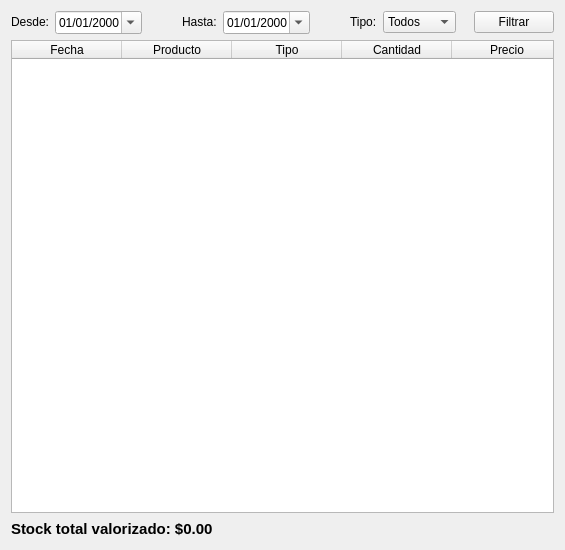
<?xml version="1.0" encoding="UTF-8"?>
<ui version="4.0">
 <class>Form</class>
 <widget class="QWidget" name="Form">
  <property name="geometry">
   <rect>
    <x>0</x>
    <y>0</y>
    <width>565</width>
    <height>550</height>
   </rect>
  </property>
  <property name="sizePolicy">
   <sizepolicy hsizetype="Preferred" vsizetype="Expanding">
    <horstretch>0</horstretch>
    <verstretch>0</verstretch>
   </sizepolicy>
  </property>
  <property name="windowTitle">
   <string>Reportes</string>
  </property>
  <layout class="QVBoxLayout" name="verticalLayout">
   <item>
    <layout class="QHBoxLayout" name="horizontalLayout">
     <item>
      <widget class="QLabel" name="lblDesde">
       <property name="text">
        <string>&lt;html&gt;&lt;head/&gt;&lt;body&gt;&lt;p&gt;&lt;span style=&quot; font-size:9pt;&quot;&gt;Desde:&lt;/span&gt;&lt;/p&gt;&lt;/body&gt;&lt;/html&gt;</string>
       </property>
       <property name="margin">
        <number>1</number>
       </property>
      </widget>
     </item>
     <item>
      <widget class="QDateEdit" name="dateDesde">
       <property name="displayFormat">
        <string>dd/MM/yyyy</string>
       </property>
       <property name="calendarPopup">
        <bool>true</bool>
       </property>
      </widget>
     </item>
     <item>
      <spacer name="horizontalSpacer_4">
       <property name="orientation">
        <enum>Qt::Horizontal</enum>
       </property>
       <property name="sizeType">
        <enum>QSizePolicy::Preferred</enum>
       </property>
       <property name="sizeHint" stdset="0">
        <size>
         <width>40</width>
         <height>20</height>
        </size>
       </property>
      </spacer>
     </item>
     <item>
      <widget class="QLabel" name="lblHasta">
       <property name="text">
        <string>&lt;html&gt;&lt;head/&gt;&lt;body&gt;&lt;p&gt;&lt;span style=&quot; font-size:9pt;&quot;&gt;Hasta:&lt;/span&gt;&lt;/p&gt;&lt;/body&gt;&lt;/html&gt;</string>
       </property>
       <property name="margin">
        <number>1</number>
       </property>
      </widget>
     </item>
     <item>
      <widget class="QDateEdit" name="dateHasta">
       <property name="displayFormat">
        <string>dd/MM/yyyy</string>
       </property>
       <property name="calendarPopup">
        <bool>true</bool>
       </property>
      </widget>
     </item>
     <item>
      <spacer name="horizontalSpacer_5">
       <property name="orientation">
        <enum>Qt::Horizontal</enum>
       </property>
       <property name="sizeType">
        <enum>QSizePolicy::Preferred</enum>
       </property>
       <property name="sizeHint" stdset="0">
        <size>
         <width>40</width>
         <height>20</height>
        </size>
       </property>
      </spacer>
     </item>
     <item>
      <widget class="QLabel" name="lblTipo">
       <property name="text">
        <string>&lt;html&gt;&lt;head/&gt;&lt;body&gt;&lt;p&gt;&lt;span style=&quot; font-size:9pt;&quot;&gt;Tipo:&lt;/span&gt;&lt;/p&gt;&lt;/body&gt;&lt;/html&gt;</string>
       </property>
       <property name="margin">
        <number>1</number>
       </property>
      </widget>
     </item>
     <item>
      <widget class="QComboBox" name="cmbTipo">
       <item>
        <property name="text">
         <string>Todos</string>
        </property>
       </item>
       <item>
        <property name="text">
         <string>Entrada</string>
        </property>
       </item>
       <item>
        <property name="text">
         <string>Salida</string>
        </property>
       </item>
       <item>
        <property name="text">
         <string>Ajuste</string>
        </property>
       </item>
      </widget>
     </item>
     <item>
      <spacer name="horizontalSpacer">
       <property name="orientation">
        <enum>Qt::Horizontal</enum>
       </property>
       <property name="sizeHint" stdset="0">
        <size>
         <width>18</width>
         <height>20</height>
        </size>
       </property>
      </spacer>
     </item>
     <item>
      <widget class="QPushButton" name="btnFiltrar">
       <property name="text">
        <string>Filtrar</string>
       </property>
      </widget>
     </item>
    </layout>
   </item>
   <item>
    <widget class="QTableWidget" name="tableWidget">
     <property name="verticalScrollBarPolicy">
      <enum>Qt::ScrollBarAlwaysOff</enum>
     </property>
     <property name="horizontalScrollBarPolicy">
      <enum>Qt::ScrollBarAlwaysOff</enum>
     </property>
     <attribute name="horizontalHeaderDefaultSectionSize">
      <number>110</number>
     </attribute>
     <column>
      <property name="text">
       <string>Fecha</string>
      </property>
     </column>
     <column>
      <property name="text">
       <string>Producto</string>
      </property>
     </column>
     <column>
      <property name="text">
       <string>Tipo</string>
      </property>
     </column>
     <column>
      <property name="text">
       <string>Cantidad</string>
      </property>
     </column>
     <column>
      <property name="text">
       <string>Precio</string>
      </property>
     </column>
    </widget>
   </item>
   <item>
    <layout class="QHBoxLayout" name="horizontalLayout_2">
     <item>
      <widget class="QLabel" name="lblTotal">
       <property name="font">
        <font>
         <pointsize>11</pointsize>
         <weight>75</weight>
         <bold>true</bold>
        </font>
       </property>
       <property name="text">
        <string>Stock total valorizado: $0.00</string>
       </property>
      </widget>
     </item>
     <item>
      <spacer name="horizontalSpacer_2">
       <property name="orientation">
        <enum>Qt::Horizontal</enum>
       </property>
       <property name="sizeType">
        <enum>QSizePolicy::Expanding</enum>
       </property>
       <property name="sizeHint" stdset="0">
        <size>
         <width>40</width>
         <height>20</height>
        </size>
       </property>
      </spacer>
     </item>
    </layout>
   </item>
  </layout>
 </widget>
 <resources/>
 <connections/>
</ui>
